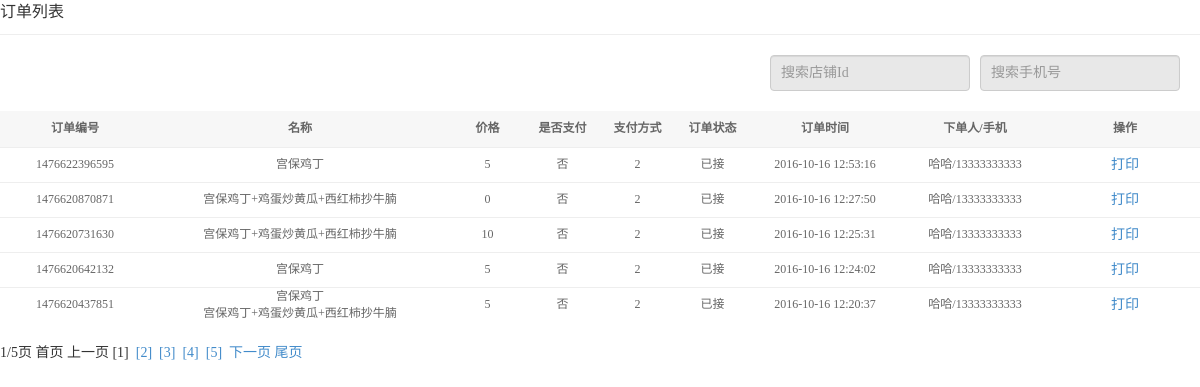
Page /admin/listOrder.php (signed in) on the committed database.
### tables this page shows
CREATE TABLE `dfz_order` (
  `id` int(8) NOT NULL AUTO_INCREMENT,
  `username` varchar(30) DEFAULT NULL,
  `orderId` varchar(20) DEFAULT NULL,
  `items` text,
  `price` varchar(10) DEFAULT NULL,
  `orderAddress` varchar(30) DEFAULT NULL,
  `orderName` varchar(10) DEFAULT NULL,
  `orderPhone` varchar(13) DEFAULT NULL,
  `orderArrivedTime` varchar(20) DEFAULT NULL,
  `orderRemark` varchar(30) DEFAULT NULL,
  `pay` int(1) DEFAULT NULL,
  `paymethod` int(1) DEFAULT NULL,
  `payTime` varchar(13) DEFAULT NULL,
  `orderTime` varchar(13) DEFAULT NULL,
  `shopId` varchar(9) DEFAULT NULL,
  `shopName` varchar(20) DEFAULT NULL,
  `shopPhone` varchar(20) DEFAULT NULL,
  `urgeCount` int(5) DEFAULT NULL,
  `received` int(1) DEFAULT NULL,
  `receivedTime` varchar(13) DEFAULT NULL,
  PRIMARY KEY (`id`)
);

### lib/mysql.func.php (called while the page is built, shortened)
<?php
function connect(){
	$link=mysqli_connect(DB_HOST,DB_USER,DB_PWD,DB_DBNAME) or die("数据库连接失败");
	mysqli_set_charset($link,DB_CHARSET);
	return $link;
}
function fetchAll($sql,$result_type=MYSQLI_ASSOC){
	$link=connect();
	$result=mysqli_query($link,$sql);
	if($result){
		while(@$row=mysqli_fetch_array($result,$result_type)){
			$rows[]=$row;
		}
	}
	return $rows;
}
function getResultNum($sql){
	$link=connect();
	$num=0;
	$result=mysqli_query($link,$sql);
	if($result){
		$num=mysqli_num_rows($result);
	}
	return $num;
}

### core/shop.inc.php (called while the page is built, shortened)
<?php
function getAllShop($adminName){
    $sql="select * from dfz_shop where adminName='{$adminName}'";
    $rows=fetchAll($sql);
    return $rows;
}

### admin/listOrder.php (the view, shortened to what this page needs)
<?php
$adminName=$_SESSION['adminName'];
$shops=getAllShop($adminName);
$orderBy="order by orderTime desc ";
$shopId=$_REQUEST['shopId'];
 $where=$shopId?"where shopId='{$shopId}'":null;
if(!$shopId){
    $orderPhone=$_REQUEST['orderPhone'];
    $where=$orderPhone?"where orderPhone like '%{$orderPhone}%'":null;
}
$sql="select * from dfz_order {$where} ";
$totalRows=getResultNum($sql);
$pageSize=5;
$totalPage=ceil($totalRows/$pageSize);
$page=$_REQUEST['page']?(int)$_REQUEST['page']:1;
$offset=($page-1)*$pageSize;
$sql="select * from dfz_order {$where} {$orderBy} limit {$offset},{$pageSize}";
$rows=fetchAll($sql);
?>
<!doctype html>
<html>
<head>
<link rel="stylesheet" href="styles/reset.css">
<link rel="stylesheet" href="styles/bootstrap-admin.css">
<link rel="stylesheet" href="styles/backstage.css">
</head>
<body>
<span class="main-title">订单列表</span>
<div class="details">
                    <div class="details_operation clearfix">
                        <div class="fr">
                            <div class="text">
                                <span>
                                <input type="text" value="" placeholder="搜索店铺Id" class="search form-control"  id="searchShopId" onkeypress="searchShopId()" >
                                </span>
                                <span>
                                <input type="text" value="" placeholder="搜索手机号" class="search form-control"  id="searchPhone" onkeypress="searchPhone()" >
                                </span>
                            </div>
                        </div>
                    </div>
                    <table class="table  table-hover">
                        <thead>
                            <tr>
                                <th width="10%">订单编号</th>
                                <th width="20%">名称</th>
                                <th width="5%">价格</th>
                                <th width="5%">是否支付</th>
                                <th width="5%">支付方式</th>
                                <th width="5%">订单状态</th>
                                <th width="10%">订单时间</th>
                                <th width="10%">下单人/手机</th>
                                <th width="10%">操作</th>
                            </tr>
                        </thead>
                        <tbody>
                        <?php foreach($rows as $row):?>
                            <tr align="center">
                                <td><?php echo $row['orderId'];?></td>
                                <td>
                                <?php
                                $jsonArray=$row['items'];
                                $arrayObj=json_decode($jsonArray,true);
                                $count=count($arrayObj);
                                for($i=0;$i<$count;$i++){
                                    echo $arrayObj[$i]['name']."</br>";
                                }
                                ?>
                                </td>
                                <td><?php echo $row['price'];?></td>
                                <td><?php echo $row['pay']==1?"是":"否";?></td>
                                <td><?php echo $row['paymethod'];?></td>
                                <td><?php echo $row['received']==1?"已接":"未接";?></td>
                                <td><?php echo date("Y-m-d H:i:s",$row['orderTime']);?></td>
                                <td><?php echo $row['orderName'].'/'.$row['orderPhone'];?></td>
                                <td align="center">
                                              <a class="btn btn-link"  onclick="printOrder(<?php echo $row['id'];?>)">打印</a>
                                </td>
                            </tr>
                           <?php  endforeach;?>
                        </tbody>
                    </table>
                    <?php if($totalRows>$pageSize):?>
                             <?php echo showPage($page, $totalPage,"keywords={$keywords}&order={$order}");?>
                    <?php endif;?>
                </div>
</body>
</html>

### lib/page.func.php
<?php
function showPage($page,$totalPage,$where=null,$sep="&nbsp;"){
	$where=($where==null)?null:"&".$where;
	$url = $_SERVER ['PHP_SELF'];
	$index = ($page == 1) ? "首页" : "<a class='page-first' href='{$url}?page=1{$where}'>首页</a>";
	$last = ($page == $totalPage) ? "尾页" : "<a class='page-end' href='{$url}?page={$totalPage}{$where}'>尾页</a>";
	$prevPage=($page>=1)?$page-1:1;
	$nextPage=($Page>=$totalPage)?$totalPage:$page+1;
	$prev = ($page == 1) ? "上一页" : "<a class='page-pre' href='{$url}?page={$prevPage}{$where}'>上一页</a>";
	$next = ($page == $totalPage) ? "下一页" : "<a class='page-next' href='{$url}?page={$nextPage}{$where}'>下一页</a>";
	$str = "{$page}/{$totalPage}页";
	for($i = 1; $i <= $totalPage; $i ++) {
		if ($page == $i) {
			$p .= "[{$i}] &nbsp;";
		} else {
			$p .= "<a class='page-num' href='{$url}?page={$i}{$where}'>[{$i}]</a> &nbsp;";
		}
	}
 	$pageStr=$str.$sep . $index .$sep. $prev.$sep . $p . $next.$sep . $last;
 	return $pageStr;
}

### admin/styles/backstage.css (style rules this page uses)
* { margin: 0;padding: 0; }
input,select,textarea { outline: none;border: none; background: none; }
input { height:36px;line-height:36px; }
input[type="text"],input[type="password"],select { width:100%;height:36px;padding:0 10px; }
a,a:hover { text-decoration: none; }
.clearfix:after , .clearfix:before { content: ""; display: table; }
.clearfix:after { clear: both; }
.clearfix { zoom:1; }
.fr { float: right; }
body { font-family: Microsoft Yahei; font-size: 14px; line-height: 1.5; min-width: 1000px; }
.main-title { width:100%;display:block;margin-bottom: 20px;padding-bottom: 10px;border-bottom: 1px #eee solid;font-size: 16px;color:#333; }
.details_operation { margin-bottom: 20px; }
.details { width:100%; font-family: "微软雅黑"; }
.text { float: left; padding-right: 10px; display: inline; }
.text span { line-height: 42px; font-size: 14px; float:left; margin-right: 10px; }
.search { width: 140px; height: 30px; line-height: 30px\9; background-color: #E8E8E8; padding: 0 8px; }
.table { font-size:12px;color:#666; }
.table th { font-weight:700;background-color: #f7f7f7;height:36px; }
.table thead { border:none; }
.table td { vertical-align: middle; }

### rows in the picture
dfz_order: orderId "1476622396595", items "宫保鸡丁", price "5", pay "否", paymethod "2", received "已接", orderTime "2016-10-16 12:53:16", orderName "哈哈", orderPhone "13333333333"
dfz_order: orderId "1476620870871", items "宫保鸡丁+鸡蛋炒黄瓜+西红柿抄牛腩", price "0", pay "否", paymethod "2", received "已接", orderTime "2016-10-16 12:27:50", orderName "哈哈", orderPhone "13333333333"
dfz_order: orderId "1476620731630", items "宫保鸡丁+鸡蛋炒黄瓜+西红柿抄牛腩", price "10", pay "否", paymethod "2", received "已接", orderTime "2016-10-16 12:25:31", orderName "哈哈", orderPhone "13333333333"
dfz_order: orderId "1476620642132", items "宫保鸡丁", price "5", pay "否", paymethod "2", received "已接", orderTime "2016-10-16 12:24:02", orderName "哈哈", orderPhone "13333333333"
dfz_order: orderId "1476620437851", items "宫保鸡丁", items "宫保鸡丁+鸡蛋炒黄瓜+西红柿抄牛腩", price "5", pay "否", paymethod "2", received "已接", orderTime "2016-10-16 12:20:37", orderName "哈哈", orderPhone "13333333333"

### other values in the picture
showPage($page, $totalPage,"keywords={$keywords}&order={$order}") "1/5页"
